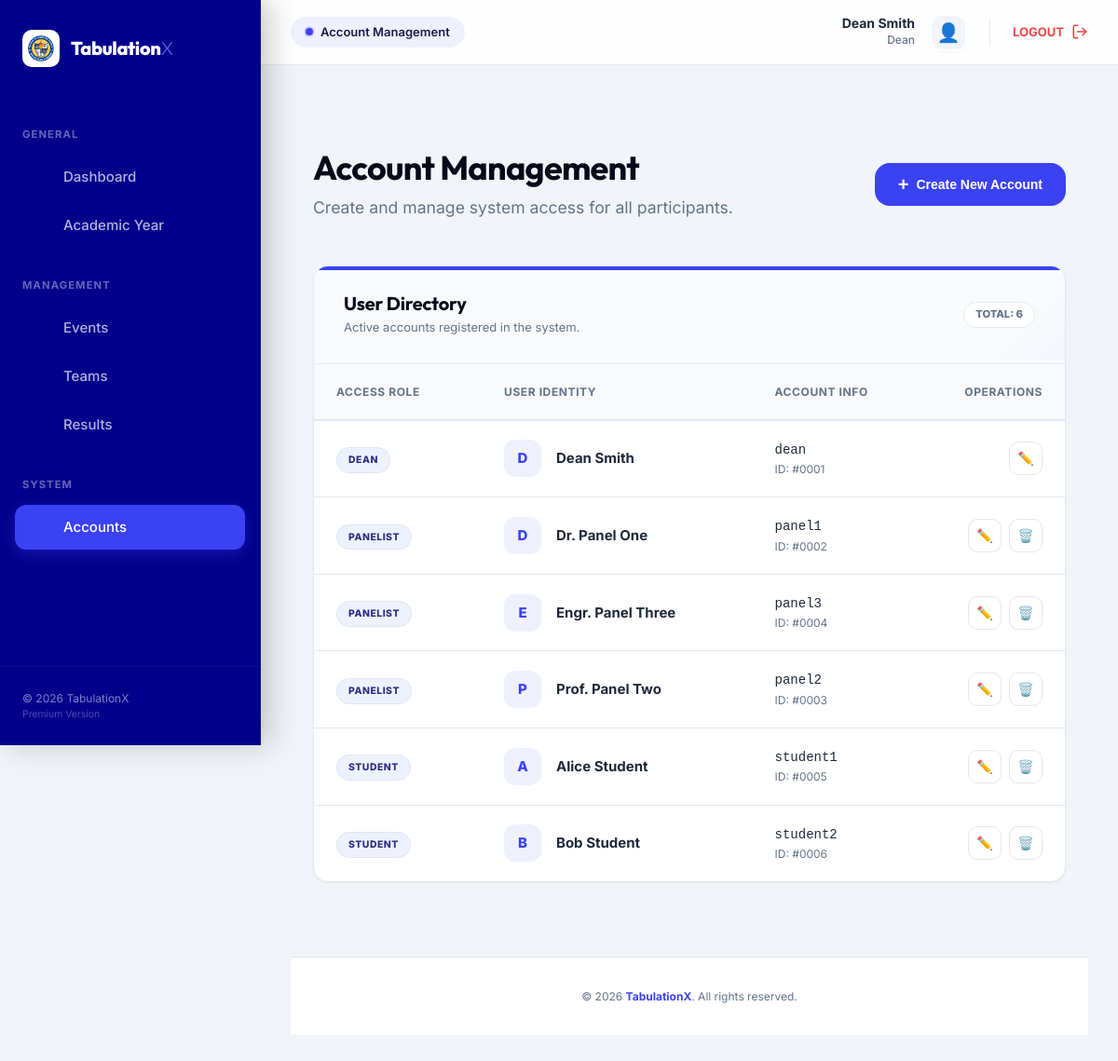
/dean/users.php (signed in), run on the app's committed database.
### tables this page shows
CREATE TABLE IF NOT EXISTS users (
    id INT AUTO_INCREMENT PRIMARY KEY,
    username VARCHAR(50) NOT NULL UNIQUE,
    password VARCHAR(255) NOT NULL,
    full_name VARCHAR(100) NOT NULL,
    role ENUM('dean', 'panelist', 'student') NOT NULL,
    created_at TIMESTAMP DEFAULT CURRENT_TIMESTAMP
);

### dean/users.php (the view, shortened to what this page needs)
<?php
require_once '../config/database.php';
require_once '../components/ui.php';
$users = $pdo->query("SELECT * FROM users ORDER BY role, full_name")->fetchAll();
render_head("User Management");
render_navbar($_SESSION['full_name'], 'dean', '../', "Account Management");
?>
<div class="container" style="margin-top: 3rem; padding-bottom: 5rem;">
    <div class="page-header" style="margin-bottom: 3rem;">
        <div>
            <h1 style="font-size: 2.25rem; letter-spacing: -0.02em;">Account Management</h1>
            <p style="color: var(--text-light); margin-top: 0.5rem; font-size: 1.1rem;">Create and manage system access for all participants.</p>
        </div>
        <button onclick="openCreateModal()" class="btn btn-primary" style="padding: 0.75rem 1.5rem; border-radius: var(--radius-lg);">
            <span style="font-size: 1.25rem; line-height: 1;">+</span>
            <span>Create New Account</span>
        </button>
    </div>
    <div class="card stat-card animate-fade-in primary-top" style="padding: 0;">
        <div style="padding: 1.75rem 2rem; border-bottom: 1px solid var(--border); background: var(--light); display: flex; justify-content: space-between; align-items: center;">
            <div>
                <h3 style="margin: 0; font-size: 1.25rem; letter-spacing: -0.01em;">User Directory</h3>
                <p style="color: var(--text-light); font-size: 0.8125rem; margin-top: 0.15rem;">Active accounts registered in the system.</p>
            </div>
            <div style="background: var(--surface); padding: 4px 12px; border-radius: 20px; border: 1px solid var(--border); font-size: 0.7rem; font-weight: 800; color: var(--text-light);">TOTAL: <?= count($users) ?></div>
        </div>
        <div class="table-responsive">
            <table style="margin-bottom: 0;">
            <thead>
                <tr>
                    <th style="width: 180px;">Access Role</th>
                    <th>User Identity</th>
                    <th>Account Info</th>
                    <th style="width: 150px; text-align: right;">Operations</th>
                </tr>
            </thead>
            <tbody>
                <?php foreach($users as $u): ?>
                <tr>
                    <td>
                        <?php
                            $role_color = match($u['role']) {
                                'dean' => 'indigo',
                                'panelist' => 'blue',
                                default => 'emerald'
                            };
                        ?>
                        <span style="font-size: 0.65rem; font-weight: 800; padding: 0.4rem 0.75rem; border-radius: 20px; text-transform: uppercase; letter-spacing: 0.05em;
                            background: var(--<?= $role_color ?>-subtle, #eef2ff); color: var(--<?= $role_color ?>-dark, #312e81); border: 1px solid rgba(0,0,0,0.05);">
                            <?= $u['role'] ?>
                        </span>
                    </td>
                    <td>
                        <div style="display: flex; align-items: center; gap: 1rem;">
                            <div style="width: 40px; height: 40px; border-radius: 12px; background: var(--primary-subtle); color: var(--primary); display: flex; align-items: center; justify-content: center; font-weight: 800;">
                                <?= substr($u['full_name'], 0, 1) ?>
                            </div>
                            <strong><?= htmlspecialchars($u['full_name']) ?></strong>
                        </div>
                    </td>
                    <td>
                        <div style="display: flex; flex-direction: column;">
                            <span style="font-size: 0.875rem; color: var(--text-main); font-family: monospace;"><?= htmlspecialchars($u['username']) ?></span>
                            <span style="font-size: 0.75rem; color: var(--text-light);">ID: #<?= str_pad($u['id'], 4, '0', STR_PAD_LEFT) ?></span>
                        </div>
                    </td>
                    <td style="text-align: right;">
                        <div style="display: flex; gap: 0.5rem; justify-content: flex-end;">
                            <button onclick='editUser(<?= json_encode($u) ?>)' class="btn btn-secondary" style="padding: 0.5rem; width: 36px; height: 36px;" title="Edit Account">✏️</button>
                            <?php if($u['id'] != $_SESSION['user_id']): ?>
                                <form method="POST" onsubmit="return confirm('Permanently delete this account?')">
                                    <button type="submit" class="btn btn-secondary" style="padding: 0.5rem; width: 36px; height: 36px; color: var(--danger);" title="Delete Account">🗑️</button>
                                </form>
                            <?php endif; ?>
                        </div>
                    </td>
                </tr>
                <?php endforeach; ?>
            </tbody>
        </table>
    </div>
</div>
<?php render_footer(); ?>

### components/ui.php (shortened to what this page needs)
<?php
function render_head($title, $base_path = '../') {
?>
<!DOCTYPE html>
<html lang="en">
<head>
    <link rel="stylesheet" href="<?= $base_path ?>assets/css/style.css">
</head>
<body>
    <div class="app-container">
<?php
}
function render_navbar($user_name, $role, $base_path = '../', $title = 'Dashboard') {
    include __DIR__ . '/sidebar.php';
    echo '<main class="main-wrapper">';
    include __DIR__ . '/topbar.php';
    echo '<div class="content-body animate-fade-in">';
}
function render_footer() {
?>
            </div>
            <footer style="margin-top: auto; padding: 2rem; border-top: 1px solid var(--border); background: white;">
                <div style="text-align: center; color: var(--text-light); font-size: 0.75rem;">
                    &copy; <?= date('Y') ?> <span style="color: var(--primary); font-weight: 700;">TabulationX</span>. All rights reserved.
                </div>
            </footer>
        </main>
    </div>
</body>
</html>
<?php
}
?>

### components/sidebar.php (shortened to what this page needs)
<?php
$current_page = basename($_SERVER['PHP_SELF']);
?>
<aside class="sidebar">
    <div class="sidebar-brand">
         <div class="brand-logo">
            <img src="<?= $base_path ?>assets/img/logo.png" alt="Logo">
         </div>
         <span class="brand-name">Tabulation<span class="x-mark">X</span></span>
    </div>
    <nav class="sidebar-menu">
        <?php if($role === 'dean'): ?>
            <div class="menu-section">General</div>
            <a href="<?= $base_path ?>dean/dashboard.php" class="menu-item <?= $current_page == 'dashboard.php' ? 'active' : '' ?>">
                <span class="menu-text">Dashboard</span>
            </a>
            <a href="<?= $base_path ?>dean/academic.php" class="menu-item <?= $current_page == 'academic.php' ? 'active' : '' ?>">
                <span class="menu-text">Academic Year</span>
            </a>
            <div class="menu-section">Management</div>
            <a href="<?= $base_path ?>dean/events.php" class="menu-item <?= in_array($current_page, ['events.php', 'manage_event.php']) ? 'active' : '' ?>">
                <span class="menu-text">Events</span>
            </a>
            <a href="<?= $base_path ?>dean/teams.php" class="menu-item <?= $current_page == 'teams.php' ? 'active' : '' ?>">
                <span class="menu-text">Teams</span>
            </a>
            <a href="<?= $base_path ?>dean/results.php" class="menu-item <?= $current_page == 'results.php' ? 'active' : '' ?>">
                <span class="menu-text">Results</span>
            </a>
            <div class="menu-section">System</div>
            <a href="<?= $base_path ?>dean/users.php" class="menu-item <?= $current_page == 'users.php' ? 'active' : '' ?>">
                <span class="menu-text">Accounts</span>
            </a>
        <?php endif; ?>
    </nav>
    <div class="sidebar-footer">
        <div class="footer-content">
            <p>&copy; <?= date('Y') ?> TabulationX</p>
            <p class="footer-sub">Premium Version</p>
        </div>
    </div>
</aside>

### components/topbar.php (shortened to what this page needs)
<header class="topbar">
    <div class="topbar-left">
        <div class="page-title-badge">
            <span class="dot"></span>
            <?= htmlspecialchars($title ?? 'Management System') ?>
        </div>
    </div>
    <div class="topbar-right">
        <div class="user-profile">
            <div class="user-info">
                <span class="user-name"><?= htmlspecialchars($user_name) ?></span>
                <span class="user-role"><?= ucfirst($role) ?></span>
            </div>
            <div class="user-avatar">
                <?= $role === 'dean' ? "👤" : ($role === 'panelist' ? "⚖️" : "🎓") ?>
            </div>
        </div>
        <a href="<?= $base_path ?>logout.php" class="logout-link" title="Logout session">
            <span class="logout-text">Logout</span>
            <span class="logout-icon">
            </span>
        </a>
    </div>
</header>

### assets/css/mobile.css (style rules this page uses)
:root { --radius-lg: 16px; --radius-xl: 24px; }
.container { width: 100%; padding: 0 1.25rem; }

### data on the page
users: role "DEAN", full_name "D", full_name "Dean Smith", username "dean", id "0001"
users: role "PANELIST", full_name "D", full_name "Dr. Panel One", username "panel1", id "0002"
users: role "PANELIST", full_name "E", full_name "Engr. Panel Three", username "panel3", id "0004"
users: role "PANELIST", full_name "P", full_name "Prof. Panel Two", username "panel2", id "0003"
users: role "STUDENT", full_name "A", full_name "Alice Student", username "student1", id "0005"
users: role "STUDENT", full_name "B", full_name "Bob Student", username "student2", id "0006"

### other printed values
$title "Account Management"
$user_name "Dean Smith"
$role "Dean"
count($users) "6"
